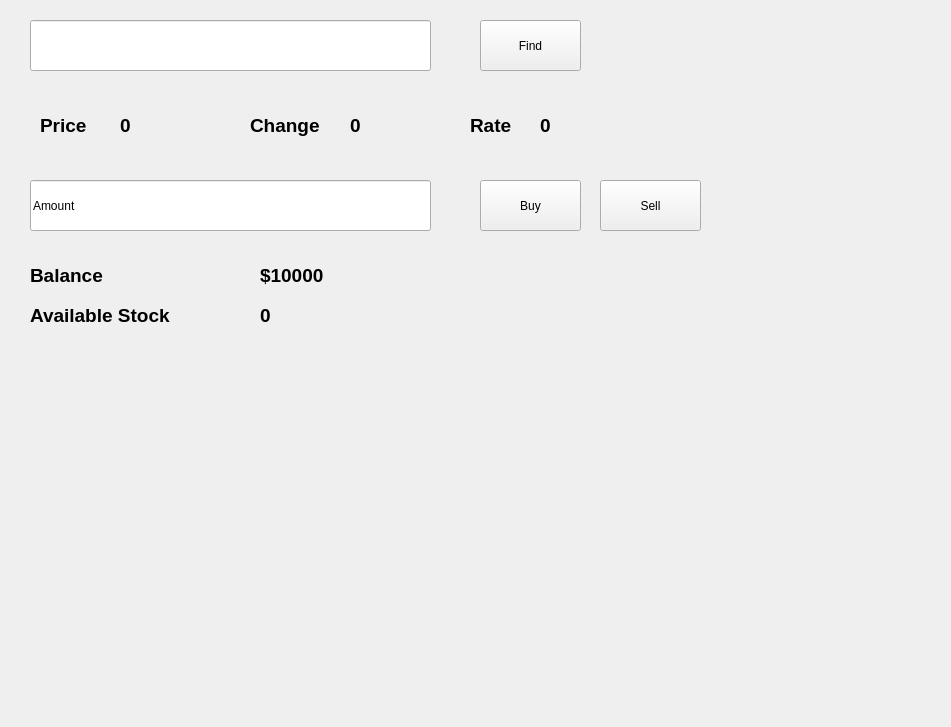
<?xml version="1.0" encoding="UTF-8"?>
<ui version="4.0">
 <class>Form</class>
 <widget class="QWidget" name="Form">
  <property name="geometry">
   <rect>
    <x>0</x>
    <y>0</y>
    <width>951</width>
    <height>727</height>
   </rect>
  </property>
  <property name="windowTitle">
   <string>Form</string>
  </property>
  <widget class="QPushButton" name="BuyBut">
   <property name="geometry">
    <rect>
     <x>480</x>
     <y>180</y>
     <width>101</width>
     <height>51</height>
    </rect>
   </property>
   <property name="text">
    <string>Buy</string>
   </property>
  </widget>
  <widget class="QLabel" name="AvaiableLab">
   <property name="geometry">
    <rect>
     <x>30</x>
     <y>300</y>
     <width>161</width>
     <height>31</height>
    </rect>
   </property>
   <property name="font">
    <font>
     <pointsize>14</pointsize>
     <weight>75</weight>
     <bold>true</bold>
    </font>
   </property>
   <property name="text">
    <string>Available Stock</string>
   </property>
  </widget>
  <widget class="QLabel" name="change_lab">
   <property name="geometry">
    <rect>
     <x>250</x>
     <y>110</y>
     <width>71</width>
     <height>31</height>
    </rect>
   </property>
   <property name="font">
    <font>
     <pointsize>14</pointsize>
     <weight>75</weight>
     <bold>true</bold>
    </font>
   </property>
   <property name="text">
    <string>Change</string>
   </property>
  </widget>
  <widget class="QLabel" name="AvailableShow">
   <property name="geometry">
    <rect>
     <x>260</x>
     <y>300</y>
     <width>101</width>
     <height>31</height>
    </rect>
   </property>
   <property name="font">
    <font>
     <pointsize>14</pointsize>
     <weight>75</weight>
     <bold>true</bold>
    </font>
   </property>
   <property name="text">
    <string>0</string>
   </property>
  </widget>
  <widget class="QLabel" name="show_change">
   <property name="geometry">
    <rect>
     <x>350</x>
     <y>110</y>
     <width>71</width>
     <height>31</height>
    </rect>
   </property>
   <property name="font">
    <font>
     <pointsize>14</pointsize>
     <weight>75</weight>
     <bold>true</bold>
    </font>
   </property>
   <property name="text">
    <string>0</string>
   </property>
  </widget>
  <widget class="QLineEdit" name="Find">
   <property name="geometry">
    <rect>
     <x>30</x>
     <y>20</y>
     <width>401</width>
     <height>51</height>
    </rect>
   </property>
  </widget>
  <widget class="QPushButton" name="FindBut">
   <property name="geometry">
    <rect>
     <x>480</x>
     <y>20</y>
     <width>101</width>
     <height>51</height>
    </rect>
   </property>
   <property name="text">
    <string>Find</string>
   </property>
  </widget>
  <widget class="QLabel" name="rate_lab">
   <property name="geometry">
    <rect>
     <x>470</x>
     <y>110</y>
     <width>71</width>
     <height>31</height>
    </rect>
   </property>
   <property name="font">
    <font>
     <pointsize>14</pointsize>
     <weight>75</weight>
     <bold>true</bold>
    </font>
   </property>
   <property name="text">
    <string>Rate</string>
   </property>
  </widget>
  <widget class="QLabel" name="show_price">
   <property name="geometry">
    <rect>
     <x>120</x>
     <y>110</y>
     <width>101</width>
     <height>31</height>
    </rect>
   </property>
   <property name="font">
    <font>
     <pointsize>14</pointsize>
     <weight>75</weight>
     <bold>true</bold>
    </font>
   </property>
   <property name="text">
    <string>0</string>
   </property>
  </widget>
  <widget class="QLabel" name="price_lab">
   <property name="geometry">
    <rect>
     <x>40</x>
     <y>110</y>
     <width>71</width>
     <height>31</height>
    </rect>
   </property>
   <property name="font">
    <font>
     <pointsize>14</pointsize>
     <weight>75</weight>
     <bold>true</bold>
    </font>
   </property>
   <property name="text">
    <string>Price</string>
   </property>
  </widget>
  <widget class="QLabel" name="BalanceShow">
   <property name="geometry">
    <rect>
     <x>260</x>
     <y>260</y>
     <width>101</width>
     <height>31</height>
    </rect>
   </property>
   <property name="font">
    <font>
     <pointsize>14</pointsize>
     <weight>75</weight>
     <bold>true</bold>
    </font>
   </property>
   <property name="text">
    <string>$10000</string>
   </property>
  </widget>
  <widget class="QLineEdit" name="Amount">
   <property name="geometry">
    <rect>
     <x>30</x>
     <y>180</y>
     <width>401</width>
     <height>51</height>
    </rect>
   </property>
   <property name="text">
    <string>Amount</string>
   </property>
  </widget>
  <widget class="QPushButton" name="SellBut">
   <property name="geometry">
    <rect>
     <x>600</x>
     <y>180</y>
     <width>101</width>
     <height>51</height>
    </rect>
   </property>
   <property name="text">
    <string>Sell</string>
   </property>
  </widget>
  <widget class="QLabel" name="show_rate">
   <property name="geometry">
    <rect>
     <x>540</x>
     <y>110</y>
     <width>71</width>
     <height>31</height>
    </rect>
   </property>
   <property name="font">
    <font>
     <pointsize>14</pointsize>
     <weight>75</weight>
     <bold>true</bold>
    </font>
   </property>
   <property name="text">
    <string>0</string>
   </property>
  </widget>
  <widget class="QLabel" name="Balance">
   <property name="geometry">
    <rect>
     <x>30</x>
     <y>260</y>
     <width>101</width>
     <height>31</height>
    </rect>
   </property>
   <property name="font">
    <font>
     <pointsize>14</pointsize>
     <weight>75</weight>
     <bold>true</bold>
    </font>
   </property>
   <property name="text">
    <string>Balance</string>
   </property>
  </widget>
 </widget>
 <resources/>
 <connections/>
</ui>
